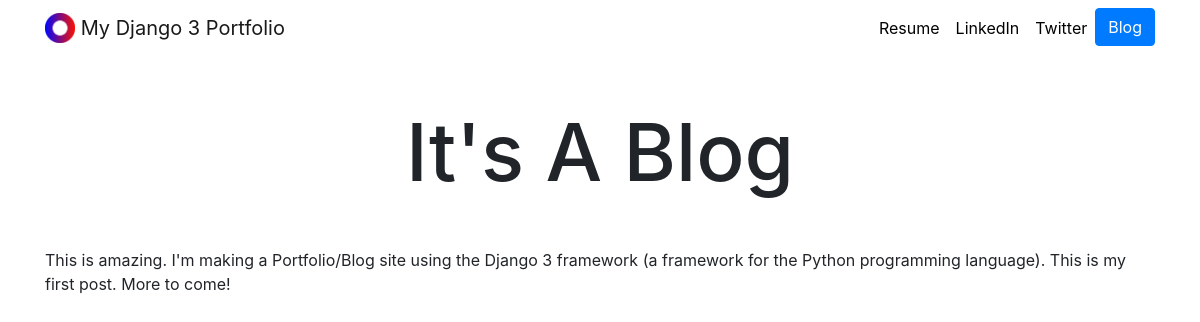
Page /blog/1/ on the committed database.
### blog/models.py (models this page shows, shortened)
class Blog(models.Model):
    title = models.CharField(max_length=200)
    datestamp = models.DateField()
    blogentry = models.TextField()

### blog/views.py (the view)
# urls.py: path('<int:blog_id>/', views.detail, name='detail'),
def detail(request, blog_id):
    blog = get_object_or_404(Blog, pk=blog_id)
    return render(request, 'blog/detail.html', {'blog':blog})

### blog/templates/blog/detail.html (shortened to what this page needs)
{% extends 'portfolio/base.html' %}
{% load static %}
{% block content %}
<link rel="stylesheet" href="https://stackpath.bootstrapcdn.com/bootstrap/4.4.1/css/bootstrap.min.css">
<h1 class="text-center mt-5" id="blogdetailtitle">{{ blog.title }}</h1>
{{ blog.blogentry|safe }}
{% endblock %}

### portfolio/static/portfolio/custom.css (style rules this page uses)
body { font-family: 'Lato', sans-serif; }
@media (min-width: 992px) { #blogdetailtitle { font-size: 5rem; } }

### rows in the picture
Blog: title "It's A Blog", blogentry "This is amazing. I'm making a Portfolio/Blog site using the Django 3 framework (a framework for the Python programming language). This is my first post. More to come!"
